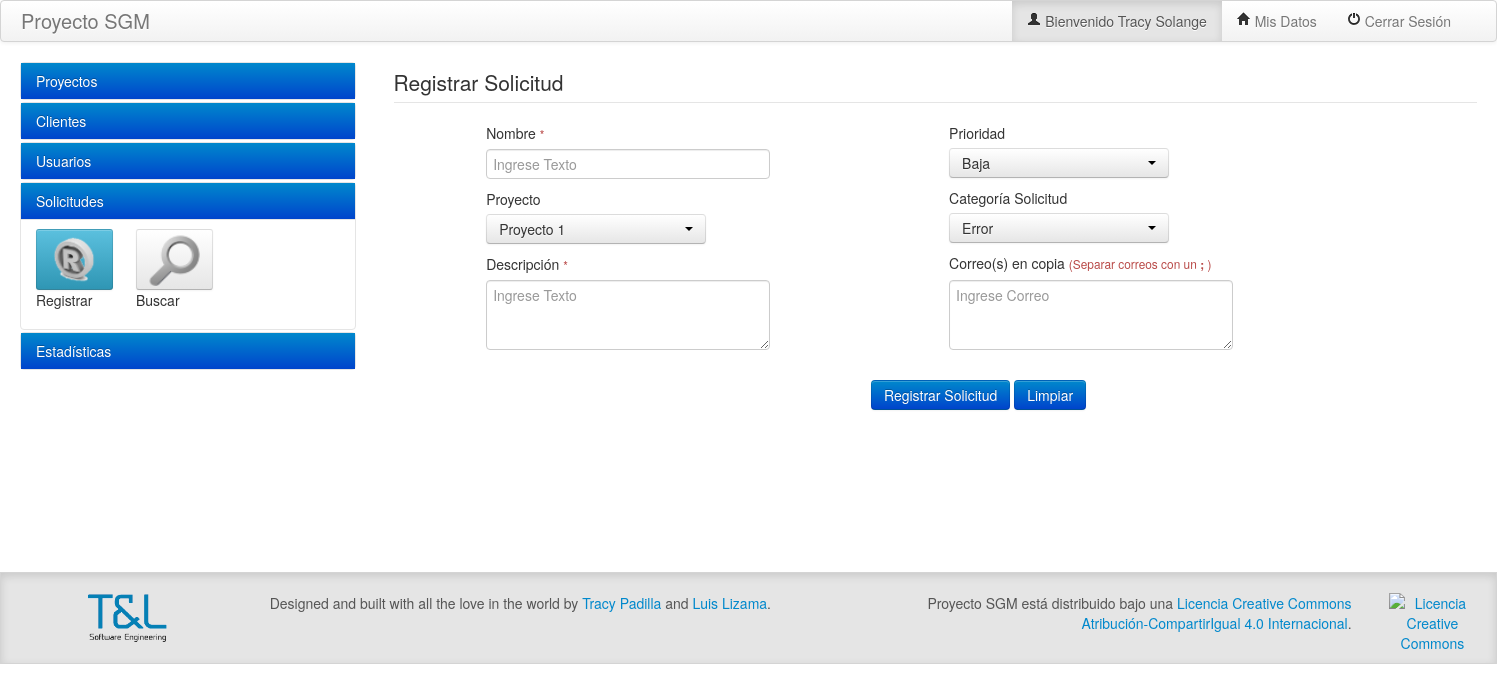
/Fuentes/SGM/crear_solicitudes.php (signed in), run on the app's committed database.
### tables this page shows
CREATE TABLE tsg_proyecto (
  pro_id int(10) NOT NULL AUTO_INCREMENT COMMENT 'Clave primaria del proyecto, identificador único',
  pro_nombre varchar(255) NOT NULL COMMENT 'nombre del proyecto',
  pro_descrip varchar(255) DEFAULT NULL COMMENT 'descripción del proyecto',
  pro_usu_id_jefepro int(10) NULL COMMENT 'Identificador del jefe de proyecto',
  pro_duracion varchar(255) NOT NULL COMMENT 'duración del proyecto',
  pro_fecha_ini datetime NOT NULL COMMENT 'Fecha inicio del proyecto',
  pro_fecha_term datetime NOT NULL DEFAULT '0000-00-00 00:00:00' COMMENT 'fecha termino del proyecto',
  pro_fecha_garan datetime NULL DEFAULT NULL COMMENT 'fecha de garantía del proyecto',
  pro_activo tinyint(1) NOT NULL COMMENT 'eliminación lógica del sistema.',
  tsg_clientecli_id int(10) NOT NULL,
  tsg_estado_proyectoest_id int(10) NOT NULL,
  sqi_tipo_proyectotip_id int(10) DEFAULT NULL,
  pro_usu_creador varchar(255) NOT NULL COMMENT 'Usuario creador',
  pro_fecha_creacion datetime NOT NULL COMMENT 'Fecha creación',
  pro_fecha_modificacion datetime DEFAULT NULL COMMENT 'Fecha de modificación',
  pro_destacado tinyint(1) DEFAULT NULL COMMENT 'Destacado (Estrellita)',
  PRIMARY KEY (pro_id)
);

CREATE TABLE tsg_prioridad (
  pri_id int(10) NOT NULL AUTO_INCREMENT COMMENT 'identificador único de la prioridad del ticket',
  pri_nombre varchar(100) NOT NULL COMMENT 'nombre de la prioridad',
  pri_descrip varchar(1000) DEFAULT NULL COMMENT 'descripción de la prioridad',
  pri_activo tinyint(1) NOT NULL COMMENT 'eliminación lógica del sistema.',
  PRIMARY KEY (pri_id)
);

CREATE TABLE tsg_categoria (
  cat_id int(10) NOT NULL AUTO_INCREMENT COMMENT 'identificador único',
  cat_nombre varchar(100) NOT NULL COMMENT 'nombre de la categoría.',
  cat_descrip varchar(1000) DEFAULT NULL COMMENT 'descripción de la categoría',
  cat_activo tinyint(1) NOT NULL COMMENT 'eliminación lógica del sistema.',
  cat_usu_creador varchar(255) NOT NULL COMMENT 'Usuario creador',
  cat_fecha_creacion datetime NOT NULL COMMENT 'Fecha creación',
  cat_fecha_modificacion datetime DEFAULT NULL COMMENT 'Fecha modificación',
  PRIMARY KEY (cat_id)
);

### Fuentes/SGM/config/comunes.php (the view, shortened to what this page needs)
<?php
class Utilidades
{
    private $V_HOST;
    private $V_USER;
    private $V_PASS;
    private $V_BBDD;
    function __construct($V_HOST="localhost", $V_USER="sgm", $V_PASS="sgm", $V_BBDD="sgm")
    {
        $this->V_HOST=$V_HOST;
        $this->V_USER=$V_USER;
        $this->V_PASS=$V_PASS;
        $this->V_BBDD=$V_BBDD;
    }
    public function GeneraSelectProyectos($nombre, $multiple = false, $buscar = false, $size = 0){
        $html  = "<label>Proyecto</label>";
        $html .= "<select class=\"selectpicker\" id=\"$nombre\" name=\"$nombre";
        if($multiple == true){
            $html .= "[]\"  multiple ";
        }
        else{
            $html .= "\" ";
        }
        if($buscar == true){
            $html .= " data-live-search=\"true\" ";
        }
        if($size != 0)
        {
            $html .= " data-size=\"$size\"  ";
        }
        $html .= ">";
        $mySqli = new mysqli($this->V_HOST, $this->V_USER, $this->V_PASS, $this->V_BBDD);
        $query = "SELECT pro_id, pro_nombre
                    FROM tsg_proyecto
                    WHERE pro_activo = 1";
        $res = $mySqli -> query($query);
        if ($mySqli -> affected_rows > 0) {
            while ($row = $res -> fetch_assoc()) {
                $html .= "<option value='".$row["pro_id"]."'>".$row["pro_nombre"]."</option>";
            }
        }
        $html .= "</select>";
        return $html;
    }
    public function GeneraSelectCategoriaSolicitud($nombre, $multiple = false, $buscar = false, $size = 0){
        $html  = "<label>Categoría Solicitud</label>";
        $html .= "<select class=\"selectpicker\" id=\"$nombre\" name=\"$nombre";
        if($multiple == true){
            $html .= "[]\"  multiple ";
        }
        else{
            $html .= "\" ";
        }
        if($buscar == true){
            $html .= " data-live-search=\"true\" ";
        }
        if($size != 0)
        {
            $html .= " data-size=\"$size\"  ";
        }
        $html .= ">";
        $mySqli = new mysqli($this->V_HOST, $this->V_USER, $this->V_PASS, $this->V_BBDD);
        $query = "SELECT cat_id, cat_nombre
                    FROM tsg_categoria
                    WHERE cat_activo = 1";
        $res = $mySqli -> query($query);
        if ($mySqli -> affected_rows > 0) {
            while ($row = $res -> fetch_assoc()) {
                $html .= "<option value='".$row["cat_id"]."'>".$row["cat_nombre"]."</option>";
            }
        }
        $html .= "</select>";
        return $html;
    }
    public function GeneraSelectPrioridad($nombre, $multiple = false, $buscar = false, $size = 0){
        $html  = "<label>Prioridad</label>";
        $html .= "<select class=\"selectpicker\" id=\"$nombre\" name=\"$nombre";
        if($multiple == true){
            $html .= "[]\"  multiple ";
        }
        else{
            $html .= "\" ";
        }
        if($buscar == true){
            $html .= " data-live-search=\"true\" ";
        }
        if($size != 0)
        {
            $html .= " data-size=\"$size\"  ";
        }
        $html .= ">";
        $mySqli = new mysqli($this->V_HOST, $this->V_USER, $this->V_PASS, $this->V_BBDD);
        $query = "SELECT pri_id, pri_nombre
                    FROM tsg_prioridad
                    WHERE pri_activo = 1";
        $res = $mySqli -> query($query);
        if ($mySqli -> affected_rows > 0) {
            while ($row = $res -> fetch_assoc()) {
                $html .= "<option value='".$row["pri_id"]."'>".$row["pri_nombre"]."</option>";
            }
        }
        $html .= "</select>";
        return $html;
    }
};
?>

### data on the page
tsg_proyecto: pro_nombre "Proyecto 1"
tsg_prioridad: pri_nombre "Baja"
tsg_categoria: cat_nombre "Error"

### other printed values
$V_TITULO "Proyecto SGM"
$_SESSION['usuario'] "Tracy Solange"
$titulo "Proyectos"
$titulo "Clientes"
$titulo "Usuarios"
$titulo "Solicitudes"
$opcion['TITULO'] "Registrar"
$opcion['TITULO'] "Buscar"
$titulo "Estadísticas"
